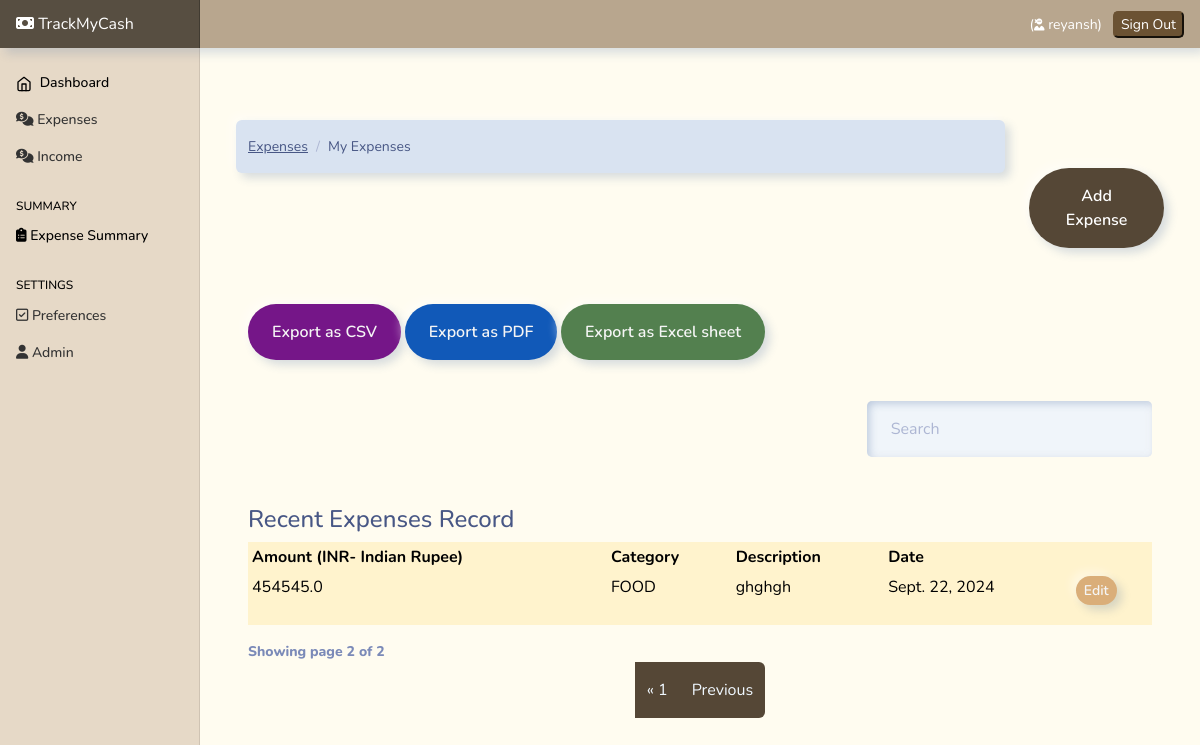
The page /?page=2 (signed in) on the database its author committed.
### userpreferences/models.py (models this page shows, shortened)
class UserPreferences(models.Model):
    user=models.OneToOneField(to=User , on_delete=models.CASCADE)
    currency=models.CharField(max_length=250, blank=True , default="null" ,  null=True )

### Expenses/models.py (models this page shows, shortened)
class Expense(models.Model):
    amount=models.FloatField()
    date=models.DateField(default=now)
    description=models.TextField()
    owner=models.ForeignKey(to=User , on_delete=models.CASCADE)
    category=models.CharField( max_length=250)
    class Meta:
        ordering:['-date']

### Expenses/views.py (the view)
# urls.py: path('', views.index , name="home"),
@login_required(login_url="auth/login")
def index(request):
    currency=UserPreferences.objects.get(user=request.user).currency
    expense=Expense.objects.filter(owner=request.user)
    paginator=Paginator(expense , 2)
    page_number=request.GET.get('page')
    page_obj=Paginator.get_page(paginator,page_number)
    context={
        'expenses':expense,
        'page_obj':page_obj,
        'currency':currency
    }
    return render(request, 'expenses/index.html' , context)

### templates/expenses/index.html (shortened to what this page needs)
{% extends "base.html" %}
{% load static %}
{% block content %}
<div class="container mt-4">
    <div class="row">
      <div class="col-md-10">
        <nav aria-label="breadcrumb">
          <ol class="breadcrumb">
            <li class="breadcrumb-item">
              <a href="">Expenses</a>
            </li>
            <li class="breadcrumb-item active" aria-current="page">
              My Expenses
            </li>
          </ol>
        </nav>
      </div>
      <div class="col-md-2 mt-5 mb-5"  >
        <a href="{% url 'add-expense'%}" class="btn btn-primary" style="background-color: rgb(85, 71, 54);color:white;"  >Add Expense</a>
      </div>
      <br><br>
    </div>
    <div class="container">
        {% include 'partials/messages.html' %} {% if expenses.count %}
        <div class="row">
          <div class="col-md-8 "  >
            <a class="btn btn-secondary mt-2"  href="{% url 'export-csv' %}"  style="background-color: rgb(117, 22, 136); color: whitesmoke;" >Export as CSV</a>
            <a  class="btn btn-secondary mt-2" href="{% url 'export-pdf' %}" style="background-color: rgb(17, 89, 184); color: whitesmoke;" >Export as PDF</a>
            <a  class="btn btn-secondary mt-2" href="{% url 'export-excel' %}" style="background-color: rgb(83, 128, 79); color: whitesmoke;" >Export as Excel sheet </a>
          </div>
          <br><br>
          <div class="col-md-4">
           <br><br> <br><br><br>
            <div class="form-group">
              <input type="text" class="form-control" id="searchField" placeholder="Search" style="  border-radius: 5px;">
            </div>
          </div>
        </div>
    <div class="app-table table-responsive mt-5" >
      <caption><h4>Recent Expenses Record</h4></caption>
      <table class="table table-hover  table-sm  table-bordered table-warning">
        <thead class="thead-dark" >
          <tr>
            <th >Amount ({{currency}})</th>
            <th >Category</th>
            <th >Description</th>
            <th >Date</th>
            <th ></th>
          </tr>
        </thead>
        <tbody class="">
          {% for expense in page_obj%}
          <tr>
            <td>{{expense.amount}}</td>
            <td>{{expense.category}}</td>
            <td>{{expense.description}}</td>
            <td>{{expense.date}}</td>
            <td>
              <a
                href="{% url 'expense-edit' expense.id  %}"
                class="btn btn-secondary btn-sm mb-3" style="background-color: rgb(218, 174, 121);color:whitesmoke;"
                >Edit</a
              >
            </td>
          </tr>
          {% endfor %}
        </tbody>
      </table>
    </div>
        <div class="pagination-container">
        <div class="" style="font-weight: 800;">
          Showing page {{page_obj.number}} of {{ page_obj.paginator.num_pages }}
        </div>
        <ul  class="pagination align-right float-right mr-auto" style="background-color: rgb(255, 252, 240); box-shadow: none;" >
          {% if page_obj.has_previous %}
          <li {% if page_obj.number == 1 %} class="page-item active" {% endif %}><a  style="background-color:  rgb(85, 71, 54); color:aliceblue;"   class="page-link" href="?page=1">&laquo; 1</a></li>
          <li class="page-item"> <a  style="background-color: rgb(85, 71, 54) ;  color:aliceblue;" class="page-link" href="?page={{ page_obj.previous_page_number }}">Previous</a></li>
          {% endif %}
          </ul>
        {% else %}
        <p class="no-results" style="display: block; ;" >No results  found</p>
        {% endif %}
      </div>
    </div>
    </div>
{% endblock content %}

### templates/base.html (shortened to what this page needs)
{% load static %}
<html lang="en">
  <head>
    <link href="https://cdn.jsdelivr.net/npm/bootstrap@5.0.2/dist/css/bootstrap.min.css" rel="stylesheet">
    <link rel="stylesheet" href="https://cdnjs.cloudflare.com/ajax/libs/font-awesome/6.4.2/css/all.min.css"
 />
<link href= {% static 'css/bootstrap.min.css'%} rel="stylesheet" >
<link href= {% static 'css/main.css'%} rel="stylesheet" >
    <link href= {% static 'css/dashboard.css'%} rel="stylesheet">
  </head>
  <body style="background-color: rgb(255, 252, 240);">
<header class="navbar navbar-dark sticky-top  flex-md-nowrap p-0 shadow mb-5" style="background-color: rgb(184, 166, 142); box-shadow: 5px 10px 5px #e2e2e2; ">
  <a style="background-color: rgb(87, 78, 65);  " class="navbar-brand col-md-3 col-lg-2 me-0 px-3" href="/"><i class="fa-solid fa-money-bill"></i> TrackMyCash</a>
  <div class="navbar-nav" >
    <div class="nav-item text-nowrap">
      <ul
      class="navbar-nav px-3 "
      style="display: flex; flex-direction: row; align-items: center;"
    >
      <li class="nav-item text-nowrap mt-3 ml-2 mr-5">
        {% if user.is_authenticated %}
        <li class="nav-item text-nowrap">
          <span class="nav-link" style="color: white;">
            (<i style="font-size: 12px;" class="fa-solid fa-user-ninja"></i> {{request.user}})
          </span>
        </li>
        <a href="{% url  'logout' %}"  style="text-decoration: none;">
          <input
            class="text text-capitalize"
            type="submit"
            value="Sign out"
            style="background-color: rgb(107, 82, 51); border-radius: 5px; border-color:rgb(107, 82, 51); color: white;"
          />
        </a>
        {% endif %}
      </li>
    </ul>
    </div>
  </div>
</header>
<div class="container-fluid">
  <div class="row">
     {% include "partials/sidebar.html" %}
    <main class="col-md-9 ms-sm-auto col-lg-10 px-md-4">
     {% block content %}
     {% endblock content %}
    </main>
  </div>
</div>
  </body>
</html>

### static/css/dashboard.css (style rules this page uses)
body { font-size: .875rem; }
.navbar-brand { padding-top: .75rem; padding-bottom: .75rem; font-size: 1rem; background-color: rgba(0, 0, 0, .25); box-shadow: inset -1px 0 0 rgba(0, 0, 0, .25); }

### rows shown on the page
UserPreferences: currency "INR- Indian Rupee"
Expense: amount "454545.0", category "FOOD", description "ghghgh", date "Sept. 22, 2024"

### other values the page prints
{{ request.user }} "reyansh"
{{ page_obj.number }} "2"
{{ page_obj.paginator.num_pages }} "2"
